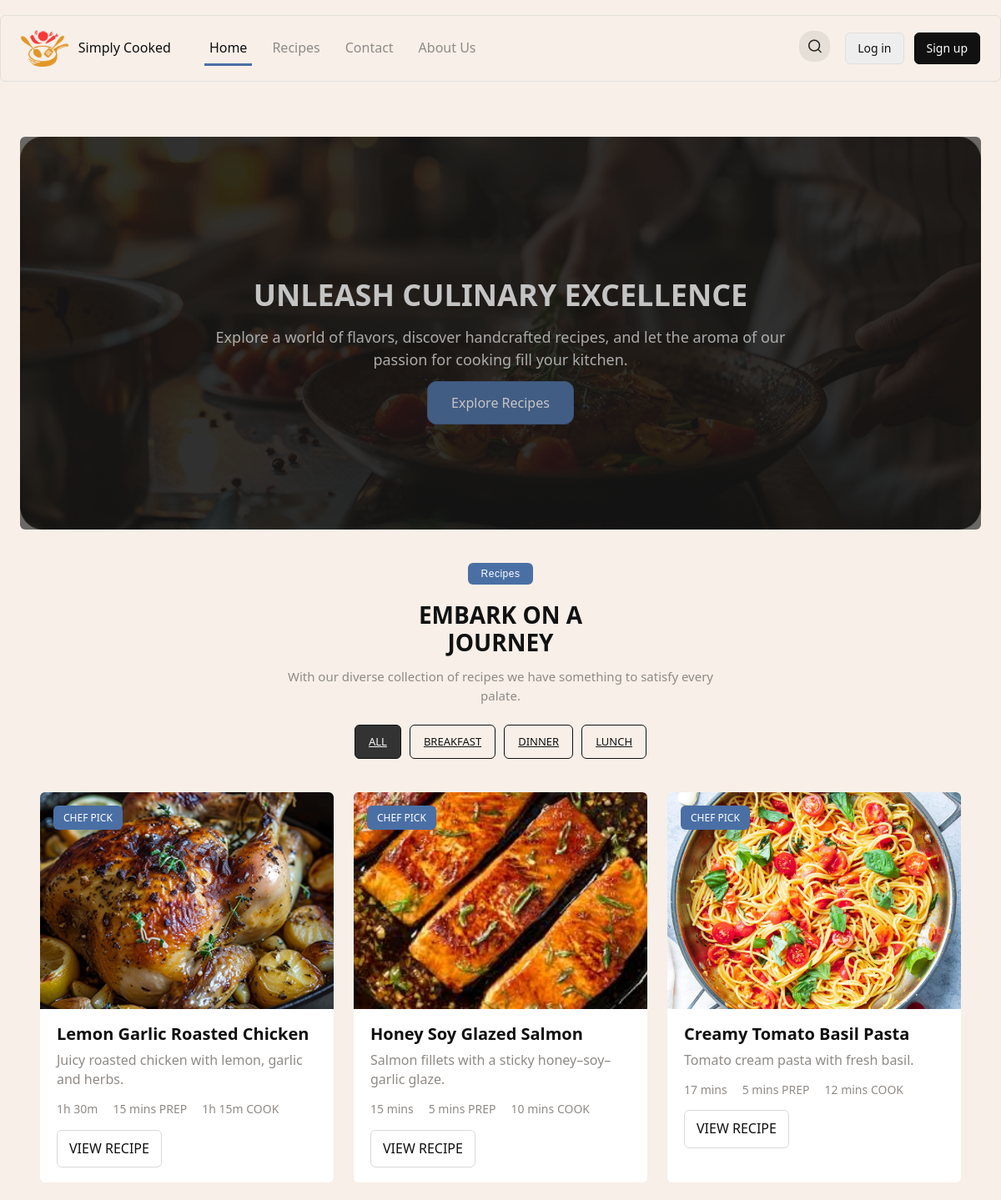
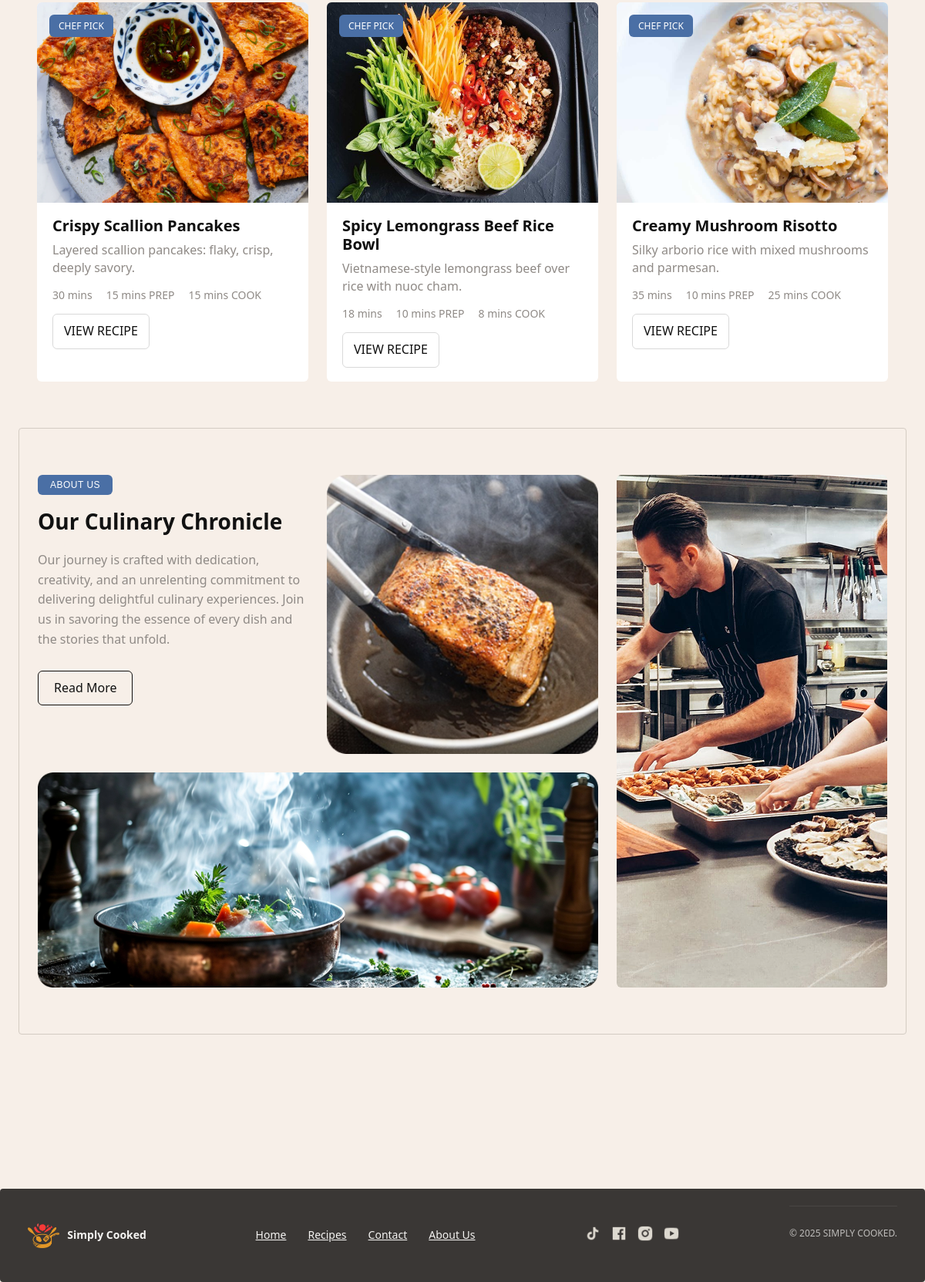
The page / on the database its author committed (2 pictures, top to bottom).
### tables this page shows
CREATE TABLE categories (
  category_id INT UNSIGNED AUTO_INCREMENT PRIMARY KEY,
  name VARCHAR(15) NOT NULL UNIQUE,
  slug VARCHAR(15) NOT NULL UNIQUE
);

CREATE TABLE recipes (
  recipe_id INT UNSIGNED AUTO_INCREMENT PRIMARY KEY,
  user_id INT UNSIGNED,
  title VARCHAR(80) NOT NULL,
  slug  VARCHAR(60) NOT NULL UNIQUE,
   
  description TEXT,
  meta_description VARCHAR(150),
  keywords VARCHAR(100),
  main_image_url VARCHAR(255),
  prep_minutes  SMALLINT UNSIGNED,                
  cook_minutes  SMALLINT UNSIGNED,
  total_minutes SMALLINT UNSIGNED,  
  views INT NOT NULL DEFAULT 0,
  difficulty ENUM('easy','medium','hard') DEFAULT 'easy',
  is_featured BOOLEAN DEFAULT FALSE,
  instructions_intro TEXT NULL,
  video_url VARCHAR(255) NULL,
  origin_place VARCHAR(80) NULL,      
  origin_zoom  TINYINT UNSIGNED NULL DEFAULT 11,   
  origin_map_embed_url VARCHAR(255) NULL,          

  created_at TIMESTAMP DEFAULT CURRENT_TIMESTAMP,
  updated_at TIMESTAMP DEFAULT CURRENT_TIMESTAMP ON UPDATE CURRENT_TIMESTAMP,
  FOREIGN KEY (user_id) REFERENCES users(user_id) ON DELETE SET NULL
);

### app/views/recipe_card.php (the view, shortened to what this page needs)
<?php
if (!isset($recipe) && isset($r)) { $recipe = $r; }
if (!function_exists('fmt_minutes_card')) {
  function fmt_minutes_card($m) {
    $m = (int)$m;
    if ($m < 60) return $m . ' mins';
    $h = intdiv($m, 60);
    $r = $m % 60;
    return $r ? "{$h}h {$r}m" : "{$h}h";
  }
}
$slug   = htmlspecialchars($recipe['slug']);
$title  = htmlspecialchars($recipe['title']);
$img    = htmlspecialchars($recipe['main_image_url'] ?? '');
$desc   = htmlspecialchars($recipe['meta_description'] ?? '');
?>
<div class="recipe-card">
  <div class="recipe-card-media">
    <img class="recipe-card-img" src="<?php echo $img; ?>" alt="<?php echo $title; ?>" loading="lazy">
    <?php if (!empty($recipe['is_featured'])): ?>
      <span class="badge-pill badge-orange">CHEF PICK</span>
    <?php endif; ?>
  </div>
  <div class="recipe-card-body">
    <h3 class="recipe-card-title">
      <a class="recipe-card-link" href="recipe.php?slug=<?php echo $slug; ?>">
        <?php echo $title; ?>
      </a>
    </h3>
    <p class="recipe-card-desc"><?php echo $desc; ?></p>
    <div class="recipe-card-meta">
      <?php if (!empty($recipe['total_minutes'])): ?>
        <span><?php echo htmlspecialchars(fmt_minutes_card($recipe['total_minutes'])); ?></span>
      <?php endif; ?>
      <?php if (!empty($recipe['prep_minutes'])): ?>
        <span><?php echo htmlspecialchars(fmt_minutes_card($recipe['prep_minutes'])); ?> PREP</span>
      <?php endif; ?>
      <?php if (!empty($recipe['cook_minutes'])): ?>
        <span><?php echo htmlspecialchars(fmt_minutes_card($recipe['cook_minutes'])); ?> COOK</span>
      <?php endif; ?>
    </div>
    <a class="btn-view" href="recipe.php?slug=<?php echo $slug; ?>">VIEW RECIPE</a>
  </div>
</div>

### app/views/header.php (shortened to what this page needs)
<!doctype html>
<html lang="en">
<!doctype html>
<html lang="en">
<head>
  <link rel="stylesheet" href="css/style.css">
  <link rel="stylesheet" href="css/responsive.css">
</head>
<body>
  <header class="site-header">
    <div class="container header-inner">
      <div class="brand">
        <a href="index.php">
          <img src="assets/cooking_logo.png" alt="Simply Cooked" class="logo">
          <span class="brand-text">Simply Cooked</span>
        </a>
      </div>
      <nav class="main-nav" aria-label="Primary Navigation">
        <ul class="nav-list">
          <li><a href="index.php" class="<?php if(!isset($active) || $active==='home') echo 'active'; ?>">Home</a></li>
          <li><a href="recipes.php" class="<?php if(isset($active) && $active==='recipes') echo 'active'; ?>">Recipes</a></li>
          <li><a href="contact.php" class="<?php if(isset($active) && $active==='contact') echo 'active'; ?>">Contact</a></li>
          <li><a href="aboutus.php" class="<?php if(isset($active) && $active==='about') echo 'active'; ?>">About Us</a></li>
        </ul>
      </nav>
      <div class="header-actions">
        <button class="icon-btn" id="searchToggle" aria-label="Search">
          <img src="assets/Search.png" alt="Search">
        </button>
        <?php if (!empty($_SESSION['user_id'])): ?>
          <?php
          $role = $_SESSION['user']['role'] ?? null;
          if (!$role) {
            require_once __DIR__ . '/../../config/db.php';
            $uid = (int)$_SESSION['user_id'];
            if ($res = $conn->query("SELECT role, username FROM users WHERE user_id = {$uid} LIMIT 1")) {
              $row  = $res->fetch_assoc();
              $role = $row['role'] ?? 'user';
              $_SESSION['user']['role'] = $role;
              if (empty($_SESSION['user']['username']) && !empty($row['username'])) {
                $_SESSION['user']['username'] = $row['username'];
              }
            } else {
              $role = 'user';
            }
          }
          $is_admin = ($role === 'admin');
          ?>
          <div class="user-menu">
            <button class="header-auth-btn light">Hi, <?= htmlspecialchars($_SESSION['user']['username'] ?? 'User') ?></button>
            <div class="user-dropdown" style="position:relative">
              <ul class="user-dropdown-menu" style="position:absolute;right:0;top:100%;background:#fff;border:1px solid #e2dfdb;border-radius:12px;box-shadow:var(--shadow);padding:8px;list-style:none;margin:8px 0;min-width:220px;display:none">
                <li><a class="btn" href="/Individual_website/project/public/recipe_new.php" style="display:block">Add a new recipe</a></li>
                <?php if ($is_admin): ?>
                  <li><hr style="border:none;border-top:1px solid #eee;margin:6px 0;"></li>
                  <li><a class="btn" href="/Individual_website/project/public/index.php?page=admin_edit_recipes" style="display:block">Edit recipes</a></li>
                  <li><a class="btn" href="/Individual_website/project/public/index.php?page=admin_edit_users" style="display:block">Edit users</a></li>
                <?php endif; ?>
              </ul>
            </div>
          </div>
          <script>
            (function(){
              const btn = document.querySelector('.user-menu .header-auth-btn');
              const menu = document.querySelector('.user-dropdown-menu');
              if(btn && menu){
                btn.addEventListener('click', (e)=>{
                  e.stopPropagation();
                  menu.style.display = (menu.style.display==='block' ? 'none' : 'block');
                });
                document.addEventListener('click', (e)=>{
                  if(!btn.contains(e.target) && !menu.contains(e.target)) menu.style.display='none';
                });
              }
            })();
          </script>
          <a class="header-auth-btn light" href="logout.php">Logout</a>
        <?php else: ?>
          <a class="header-auth-btn light" href="login.php">Log in</a>
          <a class="header-auth-btn dark" href="register.php">Sign up</a>
        <?php endif; ?>
      </div>
    </div>
  </header>
  <main id="site-main" class="site-main">

### public/index.php (shortened to what this page needs)
<?php
$active = 'home';
include __DIR__ . '/../config/db.php';
  ?>
  <?php
include __DIR__ . '/../app/views/header.php';
?>
<div class="container">
  <?php include __DIR__ . '/../app/views/hero.php'; ?>
  <?php include __DIR__ . '/../app/views/receipt_section.php'; ?>
  <?php include __DIR__ . '/../app/views/about-section.php'; ?>
</div>
<?php include __DIR__ . '/../app/views/footer.php'; ?>

### app/views/hero.php (shortened to what this page needs)
<section class="hero-banner">
  <div class="hero-overlay">
    <div class="hero-content container">
      <h1>UNLEASH CULINARY EXCELLENCE</h1>
      <p>
        Explore a world of flavors, discover handcrafted recipes,
        and let the aroma of our passion for cooking fill your kitchen.
      </p>
      <a href="recipes.php" class="btn-primary">Explore Recipes</a>
    </div>
  </div>
</section>

### app/views/receipt_section.php (shortened to what this page needs)
<?php
require_once __DIR__ . '/../../config/db.php';
$cats = [];
$catStmt = $conn->prepare("SELECT slug, name FROM categories ORDER BY name ASC");
$catStmt->execute();
$catRes = $catStmt->get_result();
while ($row = $catRes->fetch_assoc()) {
  $slug = strtolower(trim($row['slug']));
  if ($slug !== '') {
    $cats[$slug] = $row['name'];
  }
}
$cat = strtolower(trim($_GET['cat'] ?? 'all'));
function render_recipe_card(array $r) {
  include __DIR__ . '/recipe_card.php';
}
if ($cat === 'all') {
  $sql = "
    SELECT r.*
    FROM recipes r
    ORDER BY r.is_featured DESC, r.created_at DESC
    LIMIT 6";
  $stmt = $conn->prepare($sql);
}
$stmt->execute();
$res = $stmt->get_result();
?>
<section class="recipes-section">
  <div class="container">
    <header class="recipes-header">
      <button class="recipes-badge" disabled>Recipes</button>
      <h2 class="recipes-title">
        EMBARK ON A <br> JOURNEY
      </h2>
      <p class="recipes-desc">
        With our diverse collection of recipes we have something to satisfy every palate.
      </p>
      <div class="recipe-filters">
        <?php
          $currentCat = $cat;
          $isActive = ($currentCat === 'all') ? 'active' : '';
          $href = strtok($_SERVER['REQUEST_URI'], '?');
        ?>
          <a href="<?php echo htmlspecialchars($href); ?>" class="filter-pill <?php echo $isActive; ?>">
            ALL
          </a>
        <?php
          foreach ($cats as $slug => $name):
            $isActive = ($currentCat === $slug) ? 'active' : '';
            $url = $href . '?cat=' . urlencode($slug);
        ?>
            <a href="<?php echo htmlspecialchars($url); ?>" class="filter-pill <?php echo $isActive; ?>">
              <?php echo htmlspecialchars(strtoupper($name)); ?>
            </a>
        <?php endforeach; ?>
      </div>
    </header>
    <div class="cards-grid">
      <?php while ($r = $res->fetch_assoc()): ?>
        <?php render_recipe_card($r); ?>
      <?php endwhile; ?>
    </div>
  </div>
</section>

### app/views/about-section.php
<section class="about-section">
  <div class="container about-inner">
    <div class="about-left">
      <button class="about-badge">About Us</button>
      <h2 class="about-title">Our Culinary Chronicle</h2>
      <p class="about-desc">
        Our journey is crafted with dedication, creativity, and an unrelenting commitment
        to delivering delightful culinary experiences. Join us in savoring the essence
        of every dish and the stories that unfold.
      </p>
      <a href="aboutus.php" class="about-btn">Read More</a>
    </div>
    <div class="about-gallery">
      <img src="assets/aboutus1.png" alt="Pan searing salmon" class="img1">
      <img src="assets/aboutus2.png" alt="Cooking vegetables in pan" class="img2">
      <img src="assets/aboutus3.png" alt="Chefs preparing dishes" class="img3">
    </div>
  </div>
</section>

### app/views/footer.php (shortened to what this page needs)
  </main>
  <footer class="site-footer">
    <div class="container footer-inner">
      <div class="footer-left">
        <img src="assets/cooking_logo.png" alt="Simply Cooked" class="logo">
        <span class="brand-name">Simply Cooked</span>
      </div>
      <nav class="footer-nav">
        <a href="index.php">Home</a>
        <a href="recipes.php">Recipes</a>
        <a href="contact.php">Contact</a>
        <a href="aboutus.php">About Us</a>
      </nav>
      <div class="footer-socials">
        <a href="https://www.tiktok.com/@hungyle123" aria-label="Tiktok"><img src="assets/tiktok.png" alt="Tiktok"></a>
        <a href="https://www.facebook.com/nguyen.tien.hung.29023/" aria-label="Facebook"><img src="assets/facebook.png" alt="Facebook"></a>
        <a href="https://www.instagram.com/_hungyle123/" aria-label="Instagram"><img src="assets/instagram.png" alt="Instagram"></a>
        <a href="https://www.youtube.com/@NguyenTienHung-pn8bx" aria-label="YouTube"><img src="assets/youtube.png" alt="Youtube"></a>
      </div>
      <div class="footer-bottom">
        <p>© <?php echo date('Y'); ?> SIMPLY COOKED.</p>
      </div>
    </div>
  </footer>
</body>
</html>

### rows shown on the page
categories: name "LUNCH"
recipes: main_image_url (picture), is_featured "CHEF PICK", title "Lemon Garlic Roasted Chicken", meta_description "Juicy roasted chicken with lemon, garlic and herbs.", total_minutes "1h 30m", prep_minutes "15 mins", cook_minutes "1h 15m"
recipes: main_image_url (picture), is_featured "CHEF PICK", title "Honey Soy Glazed Salmon", meta_description "Salmon fillets with a sticky honey–soy–garlic glaze.", total_minutes "15 mins", prep_minutes "5 mins", cook_minutes "10 mins"
recipes: main_image_url (picture), is_featured "CHEF PICK", title "Creamy Tomato Basil Pasta", meta_description "Tomato cream pasta with fresh basil.", total_minutes "17 mins", prep_minutes "5 mins", cook_minutes "12 mins"
recipes: main_image_url (picture), is_featured "CHEF PICK", title "Crispy Scallion Pancakes", meta_description "Layered scallion pancakes: flaky, crisp, deeply savory.", total_minutes "30 mins", prep_minutes "15 mins", cook_minutes "15 mins"
recipes: main_image_url (picture), is_featured "CHEF PICK", title "Spicy Lemongrass Beef Rice Bowl", meta_description "Vietnamese-style lemongrass beef over rice with nuoc cham.", total_minutes "18 mins", prep_minutes "10 mins", cook_minutes "8 mins"
recipes: main_image_url (picture), is_featured "CHEF PICK", title "Creamy Mushroom Risotto", meta_description "Silky arborio rice with mixed mushrooms and parmesan.", total_minutes "35 mins", prep_minutes "10 mins", cook_minutes "25 mins"

### other values the page prints
$name "BREAKFAST"
$name "DINNER"
